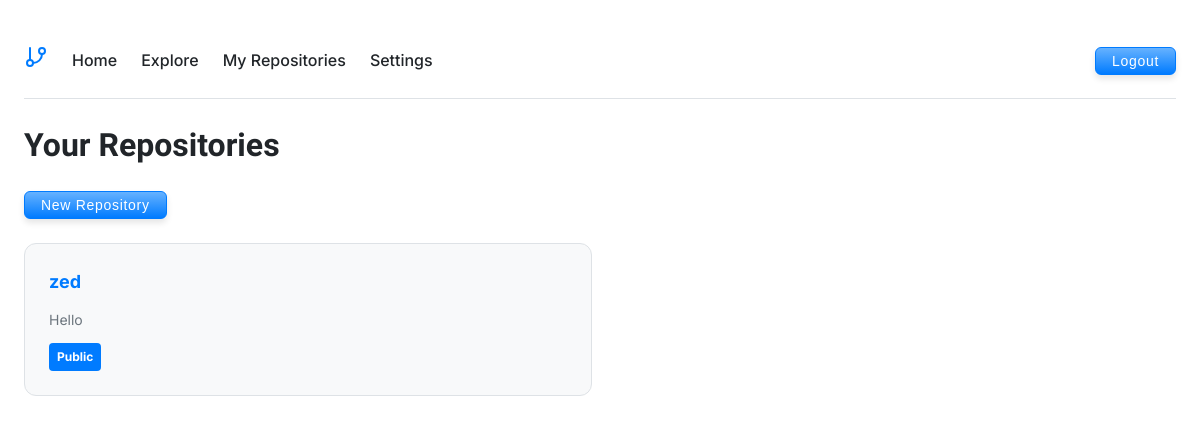
/dashboard.php (signed in), run on an earlier commit of the app's database.
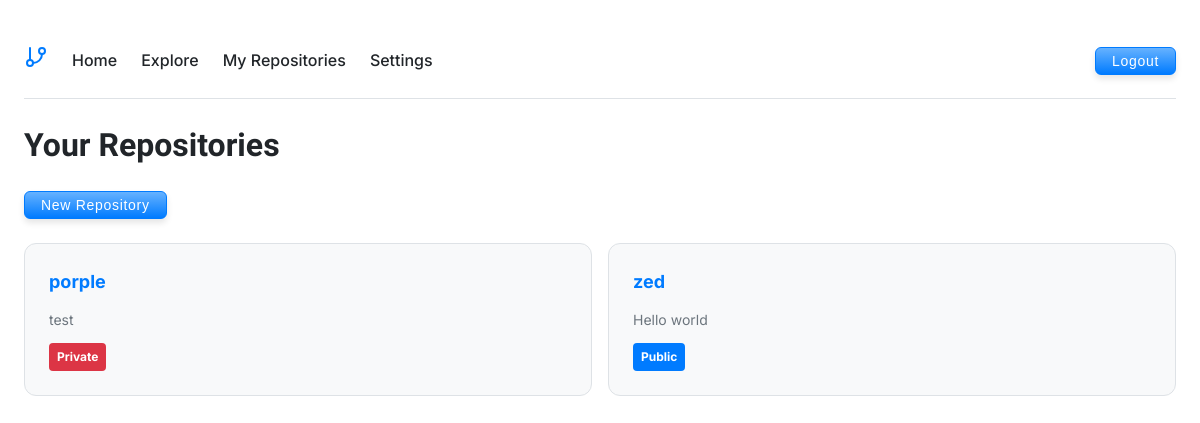
And on a later commit of the database.
### tables this page shows
CREATE TABLE repositories (
        id INTEGER PRIMARY KEY AUTOINCREMENT,
        user_id INTEGER NOT NULL,
        name TEXT NOT NULL,
        description TEXT,
        is_public BOOLEAN DEFAULT 0,
        created_at DATETIME DEFAULT CURRENT_TIMESTAMP,
        last_updated DATETIME DEFAULT CURRENT_TIMESTAMP,
        FOREIGN KEY (user_id) REFERENCES users(id),
        UNIQUE(user_id, name)
    );

### includes/auth.php (called while the page is built, shortened)
<?php
function isLoggedIn() {
    return isset($_SESSION['user_id']);
}

### includes/repository.php (called while the page is built, shortened)
<?php
require_once 'auth.php';
function listUserRepositories($userId, $username) {
    $db = Database::getInstance();
    $stmt = $db->prepare('
        SELECT * FROM repositories
        WHERE user_id = :user_id
        ORDER BY created_at DESC
    ');
    $stmt->bindValue(':user_id', $userId, SQLITE3_INTEGER);
    $repos = [];
    $result = $stmt->execute();
    while ($row = $result->fetchArray(SQLITE3_ASSOC)) {
        $repos[] = $row;
    }
    $dir = "/Users/fultonbrowne/code/users/$username";
    $files = scandir($dir);
    return $repos;
}

### includes/database.php (called while the page is built, shortened)
<?php
class Database {
    private static $db = null;
    public static function getInstance() {
        if (self::$db === null) {
            self::$db = new SQLite3('gitplace.db');
            self::$db->enableExceptions(true);
        }
        return self::$db;
    }
}
function initDatabase() {
    $db = Database::getInstance();
    $db->exec('CREATE TABLE IF NOT EXISTS users (
        id INTEGER PRIMARY KEY AUTOINCREMENT,
        username TEXT UNIQUE NOT NULL,
        password_hash TEXT NOT NULL,
        repo_path TEXT UNIQUE NOT NULL,
        created_at DATETIME DEFAULT CURRENT_TIMESTAMP
    )');
    $db->exec('CREATE TABLE IF NOT EXISTS repositories (
        id INTEGER PRIMARY KEY AUTOINCREMENT,
        user_id INTEGER NOT NULL,
        name TEXT NOT NULL,
        description TEXT,
        is_public BOOLEAN DEFAULT 0,
        created_at DATETIME DEFAULT CURRENT_TIMESTAMP,
        last_updated DATETIME DEFAULT CURRENT_TIMESTAMP,
        FOREIGN KEY (user_id) REFERENCES users(id),
        UNIQUE(user_id, name)
    )');
    $db->exec('CREATE TABLE IF NOT EXISTS issues (
        id INTEGER PRIMARY KEY AUTOINCREMENT,
        repository_id INTEGER NOT NULL,
        title TEXT NOT NULL,
        description TEXT,
        status TEXT NOT NULL DEFAULT "open",
        created_by INTEGER NOT NULL,
        assigned_to INTEGER,
        created_at DATETIME DEFAULT CURRENT_TIMESTAMP,
        updated_at DATETIME DEFAULT CURRENT_TIMESTAMP,
        FOREIGN KEY (repository_id) REFERENCES repositories(id),
        FOREIGN KEY (created_by) REFERENCES users(id),
        FOREIGN KEY (assigned_to) REFERENCES users(id)
    )');
    $db->exec('CREATE TABLE IF NOT EXISTS issue_comments (
        id INTEGER PRIMARY KEY AUTOINCREMENT,
        issue_id INTEGER NOT NULL,
        user_id INTEGER NOT NULL,
        comment TEXT NOT NULL,
        created_at DATETIME DEFAULT CURRENT_TIMESTAMP,
        FOREIGN KEY (issue_id) REFERENCES issues(id),
        FOREIGN KEY (user_id) REFERENCES users(id)
    )');
    $db->exec('CREATE TABLE IF NOT EXISTS ssh_keys (
            id INTEGER PRIMARY KEY AUTOINCREMENT,
            user_id INTEGER NOT NULL,
            name TEXT NOT NULL,
            public_key TEXT NOT NULL,
            fingerprint TEXT NOT NULL,
            created_at DATETIME DEFAULT CURRENT_TIMESTAMP,
            last_used_at DATETIME,
            FOREIGN KEY (user_id) REFERENCES users(id),
            UNIQUE(user_id, fingerprint)
        )');
        $hasGitName = $db->querySingle("SELECT COUNT(*) FROM pragma_table_info('users') WHERE name='git_name'") > 0;
}

### dashboard.php (the view, shortened to what this page needs)
<?php
require_once 'includes/auth.php';
require_once 'includes/database.php';
require_once 'includes/repository.php';
initDatabase();
?>
<!DOCTYPE html>
<html>
<head>
    <link rel="stylesheet" href="style.css">
</head>
<body>
    <?php include 'includes/header.php'; ?>
    <?php if (!isLoggedIn()): ?>
        You are not supposed to be here lmao.
    <?php else: ?>
        <div class="repository-list">
            <h1>Your Repositories</h1>
                <form action="new_repo.php" method="get" style="padding-bottom: 24px;">
                    <button type="submit" class="btn-primary">New Repository</button>
                </form>
            <?php
            $userRepos = listUserRepositories($_SESSION['user_id'], $_SESSION['username']);
            if (empty($userRepos)): ?>
                <p>You don't have any repositories yet.</p>
            <?php else: ?>
                <div class="grid-container">
                    <?php foreach ($userRepos as $repo): ?>
                        <div class="repo-card">
                            <a href="files.php?repo=<?php echo urlencode($repo['name']); ?>">
                                <?php echo htmlspecialchars($repo['name']); ?>
                            </a>
                            <?php if ($repo['description']): ?>
                                <p class="repo-description">
                                    <?php echo htmlspecialchars($repo['description']); ?>
                                </p>
                            <?php endif; ?>
                            <span class="repo-visibility <?php echo $repo['is_public'] ? '' : 'private'; ?>">
                                <?php echo $repo['is_public'] ? 'Public' : 'Private'; ?>
                            </span>
                        </div>
                    <?php endforeach; ?>
                </div>
            <?php endif; ?>
        </div>
    <?php endif; ?>
</body>
</html>

What changed in the data, as far as the page shows it:
added repositories: name "porple", description "test", is_public "Private"
changed repositories "zed": description "Hello" → "Hello world"
